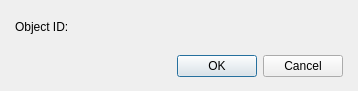
<?xml version="1.0" encoding="UTF-8"?>
<ui version="4.0">
 <class>DialogCommandRemoveObjectFromMap</class>
 <widget class="QDialog" name="DialogCommandRemoveObjectFromMap">
  <property name="geometry">
   <rect>
    <x>0</x>
    <y>0</y>
    <width>358</width>
    <height>91</height>
   </rect>
  </property>
  <property name="windowTitle">
   <string>Remove object from map...</string>
  </property>
  <layout class="QGridLayout" name="gridLayout">
   <property name="leftMargin">
    <number>15</number>
   </property>
   <property name="topMargin">
    <number>10</number>
   </property>
   <property name="rightMargin">
    <number>15</number>
   </property>
   <property name="bottomMargin">
    <number>10</number>
   </property>
   <item row="0" column="0">
    <layout class="QVBoxLayout" name="verticalLayout" stretch="1,0">
     <property name="spacing">
      <number>15</number>
     </property>
     <item>
      <layout class="QHBoxLayout" name="horizontalLayout">
       <item>
        <widget class="QLabel" name="label">
         <property name="text">
          <string>Object ID:</string>
         </property>
        </widget>
       </item>
       <item>
        <widget class="PanelPrimitiveValue" name="panelPrimitiveObjectID" native="true">
         <property name="minimumSize">
          <size>
           <width>250</width>
           <height>27</height>
          </size>
         </property>
         <property name="maximumSize">
          <size>
           <width>250</width>
           <height>27</height>
          </size>
         </property>
        </widget>
       </item>
      </layout>
     </item>
     <item>
      <widget class="QDialogButtonBox" name="buttonBox">
       <property name="orientation">
        <enum>Qt::Horizontal</enum>
       </property>
       <property name="standardButtons">
        <set>QDialogButtonBox::Cancel|QDialogButtonBox::Ok</set>
       </property>
      </widget>
     </item>
    </layout>
   </item>
  </layout>
 </widget>
 <customwidgets>
  <customwidget>
   <class>PanelPrimitiveValue</class>
   <extends>QWidget</extends>
   <header>panelprimitivevalue.h</header>
   <container>1</container>
  </customwidget>
 </customwidgets>
 <resources/>
 <connections>
  <connection>
   <sender>buttonBox</sender>
   <signal>accepted()</signal>
   <receiver>DialogCommandRemoveObjectFromMap</receiver>
   <slot>accept()</slot>
   <hints>
    <hint type="sourcelabel">
     <x>248</x>
     <y>254</y>
    </hint>
    <hint type="destinationlabel">
     <x>157</x>
     <y>274</y>
    </hint>
   </hints>
  </connection>
  <connection>
   <sender>buttonBox</sender>
   <signal>rejected()</signal>
   <receiver>DialogCommandRemoveObjectFromMap</receiver>
   <slot>reject()</slot>
   <hints>
    <hint type="sourcelabel">
     <x>316</x>
     <y>260</y>
    </hint>
    <hint type="destinationlabel">
     <x>286</x>
     <y>274</y>
    </hint>
   </hints>
  </connection>
 </connections>
</ui>
